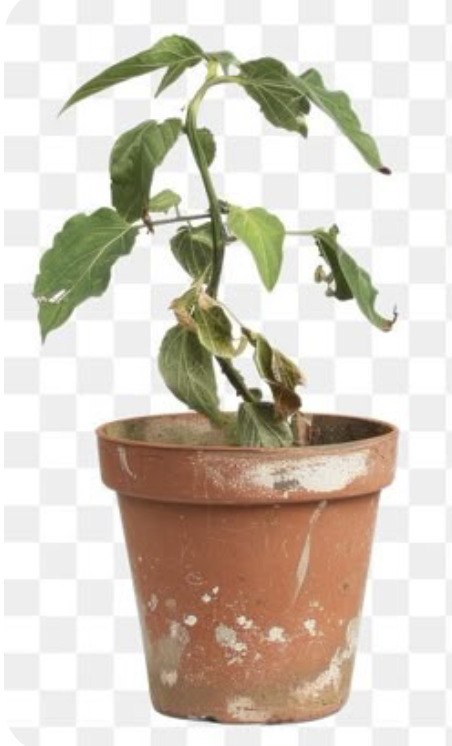
#> input picture plant_images/week1.png, 452 x 746 px; its folder holds only this picture in this run
$ python main.py
#> lines starting #> are read from the running program, lines starting #| are printed output that depends on the picture; after the words box and inside, x2 and y2 are one past the last pixel; in counts of white or black regions, pixels touching at a corner belong together
import cv2
import numpy as np
import matplotlib.pyplot as plt
import pandas as pd
import os
import json
from datetime import datetime
import glob
from pathlib import Path

class PlantGrowthTracker:
    def __init__(self, images_folder="plant_images"):
        """
        Initialize the Plant Growth Tracker

        Args:
            images_folder (str): Path to folder containing plant images
        """
        self.images_folder = images_folder
        self.results = []
        self.create_folder_structure()

    def create_folder_structure(self):
        """Create necessary folders for the project"""
        folders = [self.images_folder, "results", "visualizations"]
        for folder in folders:
            Path(folder).mkdir(exist_ok=True)
#> in analyze_single_image, image is the input picture: shape (746, 452, 3); mean B, G, R 191, 203.1, 211.4
        print(f"✅ Folder structure created: {', '.join(folders)}")

    def extract_date_from_filename(self, filename):
        """
        Extract date from filename (assumes format: plant_YYYY-MM-DD.jpg)
        If no date found, uses file modification time
        """
        try:
            # Try to extract date from filename
            parts = filename.split('_')
            for part in parts:
                if len(part) == 10 and part.count('-') == 2:
                    return datetime.strptime(part, '%Y-%m-%d').date()
        except:
            pass

        # Fallback to file modification time
        filepath = os.path.join(self.images_folder, filename)
        if os.path.exists(filepath):
            timestamp = os.path.getmtime(filepath)
            return datetime.fromtimestamp(timestamp).date()

        return datetime.now().date()

    def preprocess_image(self, image):
        """
        Preprocess the image for analysis

        Args:
            image: Input image

        Returns:
            Preprocessed image
        """
        # Resize image for consistent processing
        height, width = image.shape[:2]
        if height > 800 or width > 800:
            scale = 800 / max(height, width)
            new_width = int(width * scale)
            new_height = int(height * scale)
            image = cv2.resize(image, (new_width, new_height))

        # Apply Gaussian blur to reduce noise
        blurred = cv2.GaussianBlur(image, (5, 5), 0)

        return blurred

    def extract_green_mask(self, image):
        """
        Create a mask for green regions (plant areas)

        Args:
            image: Input image in BGR format

        Returns:
            Binary mask where green areas are white
        """
        # Convert to HSV for better color segmentation
        hsv = cv2.cvtColor(image, cv2.COLOR_BGR2HSV)
#> hsv: shape (746, 452, 3); mean H, S, V 19.7, 37, 212.9

        # Define range for green colors
        # Lower and Upper bounds for green in HSV
        lower_green1 = np.array([35, 40, 40])
        upper_green1 = np.array([85, 255, 255])

        # Create mask for green colors
        mask = cv2.inRange(hsv, lower_green1, upper_green1)
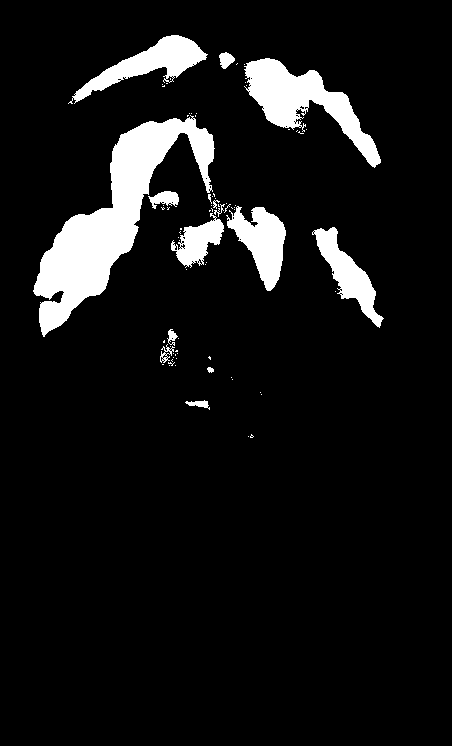
#> mask: shape (746, 452); 8.2% white; 77 white regions (62 under 20 px), largest, box (x1, y1, x2, y2) and area: (33, 115, 215, 337) 12302, (244, 58, 381, 168) 5143, (68, 35, 208, 104) 2960

        # Remove noise with morphological operations
        kernel = np.ones((5, 5), np.uint8)
        mask = cv2.morphologyEx(mask, cv2.MORPH_OPEN, kernel)
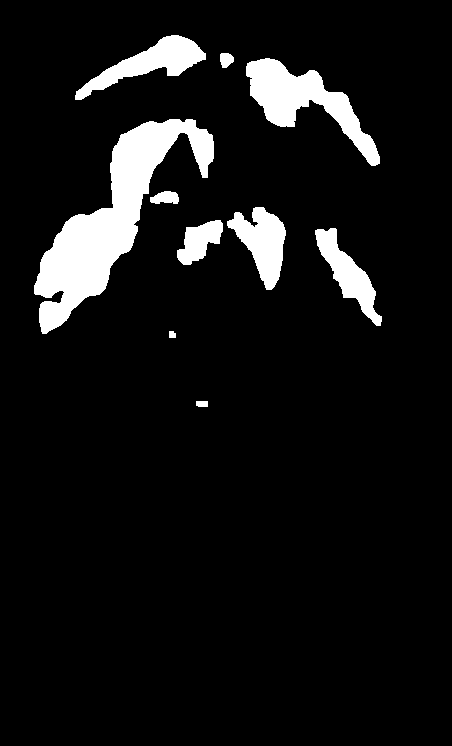
#> mask: shape (746, 452); 7.9% white; 10 white regions, largest, box (x1, y1, x2, y2) and area: (34, 119, 214, 334) 12171, (246, 58, 380, 166) 4971, (75, 35, 206, 100) 2863
        mask = cv2.morphologyEx(mask, cv2.MORPH_CLOSE, kernel)
#> mask: shape (746, 452); 7.9% white; 9 white regions

        return mask

    def calculate_bounding_box_area(self, mask):
        """
        Calculate the area of the bounding box containing all green regions

        Args:
            mask: Binary mask of green regions

        Returns:
            Bounding box area and coordinates
        """
        contours, _ = cv2.findContours(mask, cv2.RETR_EXTERNAL, cv2.CHAIN_APPROX_SIMPLE)
#> contours = 9 contours; largest, box (x1, y1, x2, y2) and area: (34, 119, 214, 334) 11974, (246, 58, 380, 166) 4790, (177, 207, 286, 290) 3625, (75, 35, 206, 100) 2720, (315, 228, 382, 326) 2130
#> (the rest of the program and of its run is left out)
